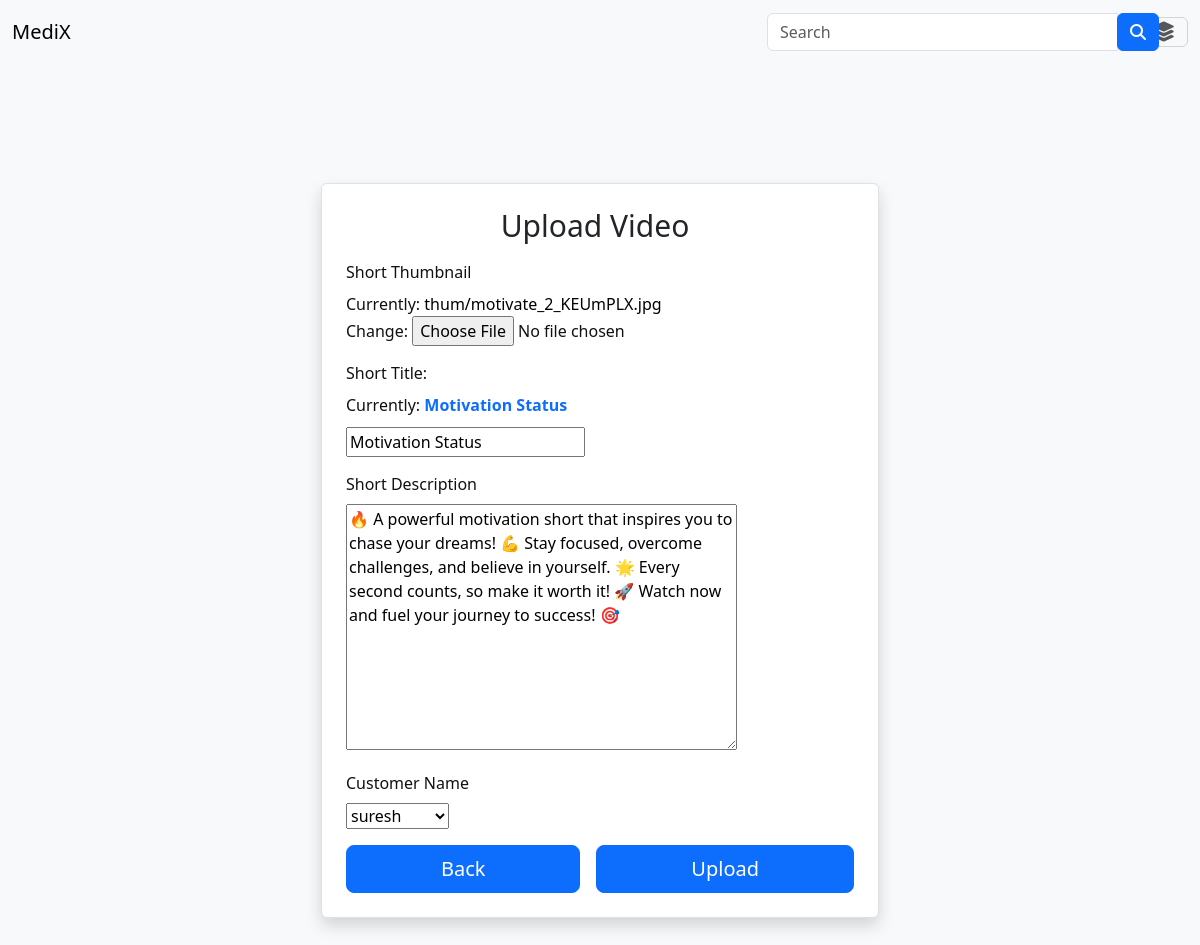
The page /edit-short/4/ (signed in) on the database its author committed.
### shorts/models.py (models this page shows, shortened)
class ShortsDetails(models.Model):
    short_thumbnail = models.ImageField(upload_to='thum/')
    short_title = models.CharField(max_length=100)
    short_link = models.FileField(upload_to='video/')
    short_description = models.TextField(max_length=200, null=True, blank=True)
    created_date = models.DateField(default=timezone.now)
    customer_name = models.ForeignKey(User, on_delete=models.CASCADE, default=1)
    view = models.FloatField(default=230.64)

### shorts/views.py (the view)
# urls.py: path('edit-short/<int:id>/', views.editShort,name='edit_short'),
def editShort(request, id):
    short = ShortsDetails.objects.get(id=id)
    form = ShortsForm(request.POST or None, request.FILES or None, instance=short)
    check_user = short.customer_name.username
    if request.user.is_authenticated:
       if request.user.username == check_user:
            if request.method == 'POST':
                if form.is_valid():
                    form.save()
                    return redirect('profile')
            context = {
                'form' : form,
                'short': short,
                'check_user' : check_user,
            }
            return render(request, 'edit-short.html', context)
       else:
           return HttpResponse('Page Not Found')
    else:
        return redirect('page')

### shorts/forms.py
class ShortsForm(forms.ModelForm):
    class Meta:
        model = ShortsDetails
        fields = ['short_title', 'short_thumbnail', 'short_link', 'short_description', 'customer_name']

### templates/edit-short.html (shortened to what this page needs)
{% extends 'base.html' %}
{% block body %}
<div class="container d-flex justify-content-center align-items-center form-container mg-top">
    <div class="p-4 border rounded shadow bg-white form-box">
        <h2 class="text-center text-dark form-title">Upload Video</h2>
        <form method="POST" enctype="multipart/form-data" class="mt-3">
            <div class="field-container">
                <label class="form-label" for="{{ form.short_thumbnail.id_for_label }}">Short Thumbnail</label>
                <div>{{ form.short_thumbnail }}</div>
            </div>
            <div class="field-container">
                <label class="form-label" for="{{ form.short_title.id_for_label }}">Short Title:</label>
                <div style="margin-bottom: 10px;">Currently: <strong><span class="text-primary">{{ short.short_title }}</span></strong></div>
                <div>{{ form.short_title }}</div>
            </div>
            <div class="field-container">
                <label class="form-label" for="{{ form.short_description.id_for_label }}">Short Description</label>
                <div>{{ form.short_description }}</div>
            </div>
            <div class="field-container">
                <label class="form-label" for="{{ form.customer_name.id_for_label }}">Customer Name</label>
                <div>{{ form.customer_name }}</div>
            </div>
            <div class="d-flex gap-3 mt-3">
                <a class="btn btn-primary btn-lg flex-grow-1" href="{% url 'profile' %}">Back</a>
                <button type="submit" class="btn btn-primary btn-lg flex-grow-1">Upload</button>
            </div>
        </form>
    </div>
</div>
{% endblock %}

### static/css/signup.css (style rules this page uses)
body { background-color: #f8f9fa; padding: 0px; margin: 0px; height: 100vh; }
a { text-decoration: none; color: black; }

### static/css/homepage.css (style rules this page uses)
body { height: 100vh; width: 100%; padding: 0px; margin: 0px; background-color: #f8f9fa; color: #111; }

### static/css/open_video.css (style rules this page uses)
body { background-color: #f8f9fa; }

### static/css/banner.css (style rules this page uses)
body { background-color: #f8f9fa; }

### templates/edit-short.html (style rules this page uses)
body { background-color: #f8f9fa; }
.form-container { height: 100vh; }
.form-box { width: 50%; max-width: 600px; }
.form-title { font-size: 30px; margin-left: -10px; }
.field-container { margin-top: 15px; }
.mg-top { position: relative; top: 150px; }

### rows shown on the page
ShortsDetails: short_title "Motivation Status", short_description "🔥 A powerful motivation short that inspires you to chase your dreams! 💪 Stay focused, overcome challenges, and believe in yourself. 🌟 Every second counts, so make it worth it! 🚀 Watch now and fuel your journey to success! 🎯", customer_name "suresh"
